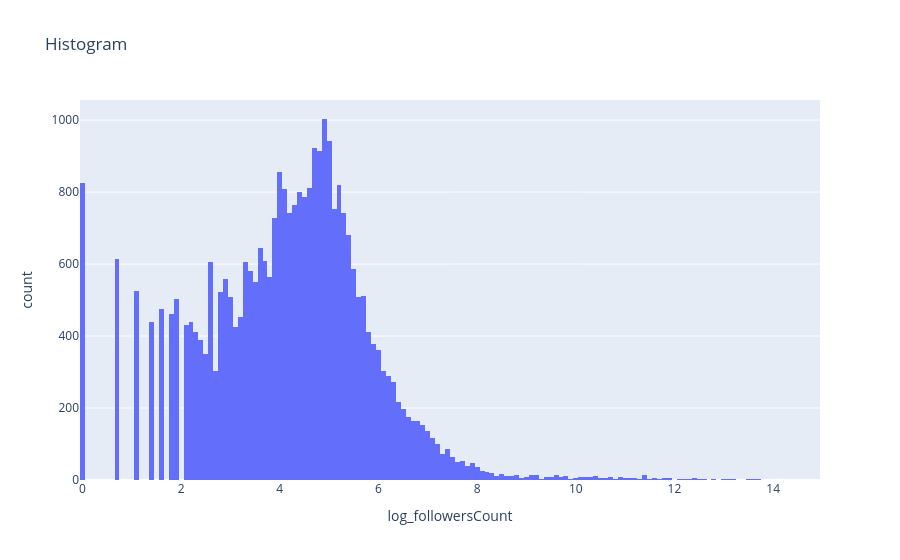

The code cell stored with this chart in its notebook:
### Code cell
fig = px.histogram(df, x='log_followersCount', title=f'Histogram')

# Show the figure
fig.show()

### Figure 1 — Plotly figure (JSON) as saved in the notebook; plotly's stock layout.template omitted (floating-point values rounded to 4 significant figures; data arrays with more than 128 entries replaced by an {"elided": "..."} marker saying what was removed)
{"data": [{"alignmentgroup": "True", "bingroup": "x", "hovertemplate": "log_followersCount=%{x}<br>count=%{y}<extra></extra>", "legendgroup": "", "marker": {"color": "#636efa", "pattern": {"shape": ""}}, "name": "", "offsetgroup": "", "orientation": "v", "showlegend": false, "type": "histogram", "x": {"elided": "32784 float values"}, "xaxis": "x", "yaxis": "y"}], "layout": {"barmode": "relative", "legend": {"tracegroupgap": 0}, "title": {"text": "Histogram"}, "xaxis": {"anchor": "y", "domain": [0, 1], "title": {"text": "log_followersCount"}}, "yaxis": {"anchor": "x", "domain": [0, 1], "title": {"text": "count"}}}}
